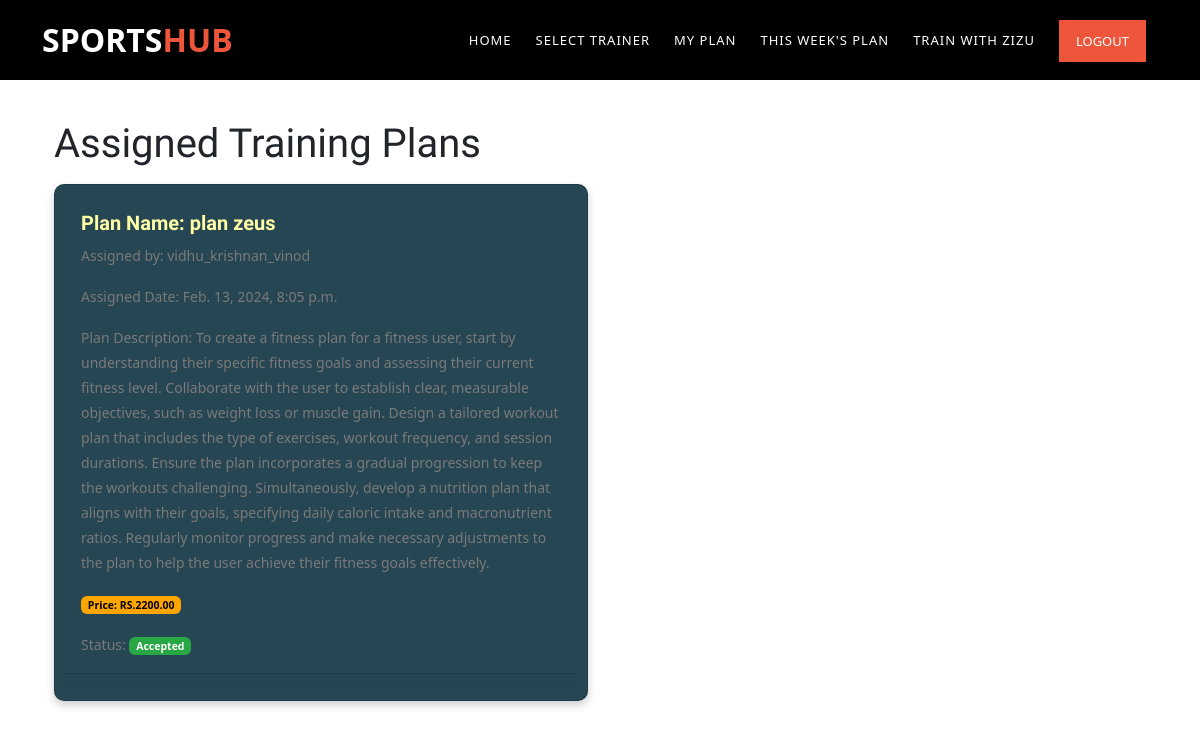
Page /members/view_assigned_training_plans/49/ on the committed database.
### Members/models.py (models this page shows, shortened)
class TrainingPlanAssignment(models.Model):
    user = models.ForeignKey(FitnessUser, on_delete=models.CASCADE)
    plan = models.ForeignKey(TrainingPlan, on_delete=models.CASCADE)
    assigned_by = models.ForeignKey(FitnessTrainer, on_delete=models.CASCADE)
    assigned_date = models.DateTimeField(auto_now_add=True)
    is_accepted = models.BooleanField(default=False)

class TrainingPlan(models.Model):
    plan_name = models.CharField(max_length=255)
    description = models.TextField()
    duration = models.IntegerField()
    created_by_trainer = models.ForeignKey(FitnessTrainer, on_delete=models.CASCADE, null=True, blank=True)
    amount = models.DecimalField(max_digits=10, decimal_places=2, null=True, blank=True)

class FitnessTrainer(models.Model):
    user = models.OneToOneField(CustomUser, on_delete=models.CASCADE)
    experience = models.IntegerField()
    certification = models.CharField(max_length=255, null=True, blank=True)
    training_goal = models.CharField(max_length=255)
    certification_link = models.CharField(max_length=255, blank=True, null=True)
    height = models.FloatField(blank=True, null=True)
    weight = models.FloatField(blank=True, null=True)

### users/models.py (models this page shows, shortened)
class CustomUser(AbstractBaseUser, PermissionsMixin):
    username = models.CharField(max_length=100, unique=True)
    email = models.EmailField(unique=True)
    first_name = models.CharField(max_length=100)
    last_name = models.CharField(max_length=100)
    role = models.CharField(max_length=20)  # Define roles (e.g., "FitnessUser", "FitnessTrainer", "SportsTrainer")
    description = models.TextField(blank=True, null=True)
    profile_picture = models.FileField(upload_to='profile_pics/', blank=True, null=True)
    address = models.TextField(blank=True, null=True)
    contact_number = models.CharField(max_length=15, blank=True, null=True)
    second_contact_number = models.CharField(max_length=15, blank=True, null=True)# Add the description field
    is_active = models.BooleanField(default=True)
    is_staff = models.BooleanField(default=False)
    objects = CustomUserManager()
    USERNAME_FIELD = 'email'
    REQUIRED_FIELDS = ['username']

### Members/views.py (the view)
# urls.py: path('view_assigned_training_plans/<int:user_id>/', views.view_assigned_training_plans, name='view_assigned_training_plans'),
def view_assigned_training_plans(request, user_id):
    custom_user = get_object_or_404(CustomUser, pk=user_id)
    fitness_user = None
    try:
        fitness_user = custom_user.fitnessuser
    except FitnessUser.DoesNotExist:
        pass
    assignments = None
    if fitness_user:
        assignments = TrainingPlanAssignment.objects.filter(user=fitness_user)
    context = {'assignments': assignments, 'fitness_user': fitness_user}
    return render(request, 'view_assigned_training_plans.html', context)

### Members/templates/view_assigned_training_plans.html (shortened to what this page needs)
{% extends "Navbar2.html" %}
{% block content %}
    <div class="container mt-5">
        <h1>Assigned Training Plans</h1>
    </div>
    <div class="container mt-3">
        <div class="row">
            {% for assignment in assignments %}
                    <div class="col-md-6 mb-4">
                        <div class="card" style="background-color: #264653; color: #FFFFA5; padding: 10px; border-radius: 10px; box-shadow: 0 4px 8px rgba(0, 0, 0, 0.2);">
                            <div class="card-body">
                                <h4 class="card-title" style="font-size: 1.25rem; font-weight: bold;">Plan Name: {{ assignment.plan.plan_name }}</h4>
                                <p class="card-text">Assigned by: {{ assignment.assigned_by.user.username }}</p>
                                <p class="card-text">Assigned Date: {{ assignment.assigned_date }}</p>
                                <p class="card-text">Plan Description: {{ assignment.plan.description }}</p>
                                <p class="card-text"><span class="badge" style="background-color: #FFA500; color: #000;">Price: RS.{{ assignment.plan.amount }}</span></p>
                                <p class="card-text mt-3">Status: {% if assignment.is_accepted %}<span class="badge" style="background-color: #28a745; color: #fff;">Accepted</span>{% else %}<span class="badge" style="background-color: #FFA500; color: #000;">Pending</span>{% endif %}</p>
                            </div>
                            <div class="card-footer text-center">
                            </div>
                        </div>
                    </div>
            {% endfor %}
        </div>
    </div>
{% endblock %}

### static/assets/css/templatemo-training-studio.css (style rules this page uses)
html, body, div, span, applet, object, iframe, h1, h2, h3, h4, h5, h6, p, blockquote, div pre, a, abbr, acronym, address, big, cite, code, del, dfn, em, font, img, ins, kbd, q, s, samp, small, strike, strong, sub, sup, tt, var, b, u, i, center, dl, dt, dd, ol, ul, li, figure, header, nav, section, article, aside, footer, figcaption { margin: 0; padding: 0; border: 0; outline: 0; }
* { box-sizing: border-box; }
html, body { font-family: 'Poppins', sans-serif; font-weight: 400; background-color: #fff; font-size: 16px; -ms-text-size-adjust: 100%; -webkit-font-smoothing: antialiased; -moz-osx-font-smoothing: grayscale; }
h1, h2, h3, h4, h5, h6 { margin-top: 0px; margin-bottom: 0px; }
p { font-size: 14px; line-height: 25px; color: #7a7a7a; }
html, body { background: #fff; font-family: 'Poppins', sans-serif; }

### static/css/style.css (style rules this page uses)
html { overflow-x: hidden; }
h1, h2, h3, h4, h5, .h1, .h2, .h3, .h4, .h5 { font-family: "Muli", -apple-system, BlinkMacSystemFont, "Segoe UI", Roboto, "Helvetica Neue", Arial, sans-serif, "Apple Color Emoji", "Segoe UI Emoji", "Segoe UI Symbol", "Noto Color Emoji"; color: #000; }

### rows in the picture
TrainingPlanAssignment: plan.plan_name "plan zeus", assigned_by.user.username "vidhu_krishnan_vinod", assigned_date "Feb. 13, 2024, 8:05 p.m.", plan.description "To create a fitness plan for a fitness user, start by understanding their specific fitness goals and assessing their current fitness level. Collaborate with the user to establish clear, measurable objectives, such as weight loss or muscle gain. Design a tailored workout plan that includes the type of exercises, workout frequency, and session durations. Ensure the plan incorporates a gradual progression to keep the workouts challenging. Simultaneously, develop a nutrition plan that aligns with their goals, specifying daily caloric intake and macronutrient ratios. Regularly monitor progress and make necessary adjustments to the plan to help the user achieve their fitness goals effectively.", plan.amount "2200.00", is_accepted "Accepted"
